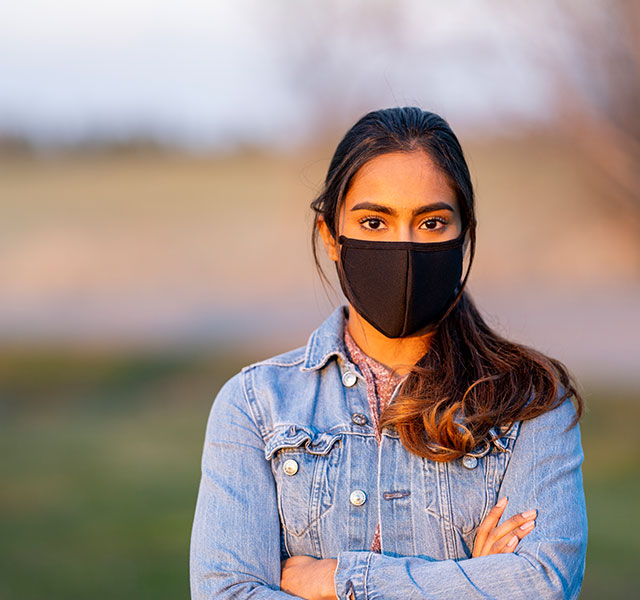
#> input picture mask-myths.jpg, 640 x 600 px
$ python facemask_detector-i2.py
#> lines starting #> are read from the running program, lines starting #| are printed output that depends on the picture; after the words box and inside, x2 and y2 are one past the last pixel; in counts of white or black regions, pixels touching at a corner belong together
# Made by KodeHak

import cv2

# Face, nose, and mouth classifier
face_detector = cv2.CascadeClassifier('haarcascade_frontalface_default.xml')
nose_detector = cv2.CascadeClassifier('Nariz.xml')
mouth_detector = cv2.CascadeClassifier('Mouth.xml')

# Choose an image to detect nose and mouth in
img = cv2.imread('mask-myths.jpg')
#> img is the input picture: shape (600, 640, 3); mean B, G, R 141.5, 146, 159.6

# Must convert to grayscale
grayscale_img = cv2.cvtColor(img, cv2.COLOR_RGB2GRAY)
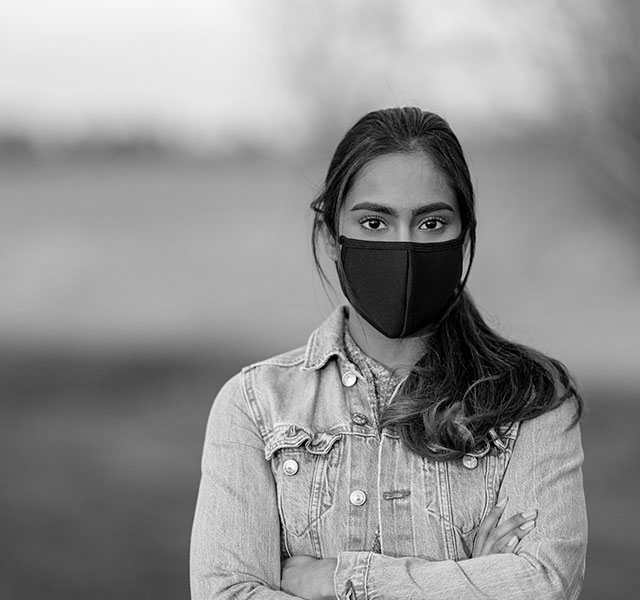
#> grayscale_img: shape (600, 640); min 0, max 255, mean 146.2

# Detect faces
faces = face_detector.detectMultiScale(grayscale_img)
#> faces = [[329, 162, 145, 145]]

# Find the faces
for (x, y, w, h) in faces:
    # Draw rectangle around the faces
    cv2.rectangle(img, (x, y), (x+w, y+h), (100, 200, 50), 4)

    # Get the faces
    the_face = img[y:y + h, x:x + w]
    # Convert to grayscale
    grayscale_face = cv2.cvtColor(the_face, cv2.COLOR_RGB2GRAY)

    # Detect nose
    nose = nose_detector.detectMultiScale(grayscale_face, scaleFactor=1.2, minNeighbors=8)

    # Detect mouth
    mouth = mouth_detector.detectMultiScale(grayscale_face, scaleFactor=1.7, minNeighbors=30)

    # Label face as either no mask on, 50% mask on, or full mask on
    if len(nose) == 0 and len(mouth) == 0:
        cv2.putText(img, 'FM on', (x, y + h + 40), fontScale=3, fontFace=cv2.FONT_HERSHEY_PLAIN, color=(255, 255, 255))

    elif len(nose) > 0 and len(mouth) == 0:
        cv2.putText(img, 'FM 50%', (x, y + h + 40), fontScale=3, fontFace=cv2.FONT_HERSHEY_PLAIN, color=(255, 255, 255))

    elif len(nose) == 0 and len(mouth) > 0:
        cv2.putText(img, 'FM 50%', (x, y + h + 40), fontScale=3, fontFace=cv2.FONT_HERSHEY_PLAIN, color=(255, 255, 255))

    else:
        cv2.putText(img, 'No FM on', (x, y + h + 40), fontScale=3, fontFace=cv2.FONT_HERSHEY_PLAIN,
                        color=(255, 255, 255))
#> this loop made 1 pass
#> pass 1, `the_face = img[y:y + h, x:x + w]`:
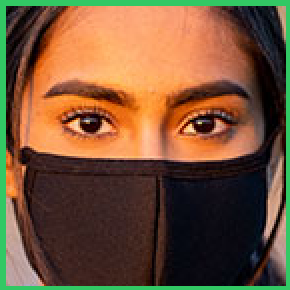
#> the_face: shape (145, 145, 3) (shown 2 times larger); mean B, G, R 55.9, 83.4, 116.5
#> pass 1, `grayscale_face = cv2.cvtColor(the_face, cv2.COLOR_RGB2GRAY)`:
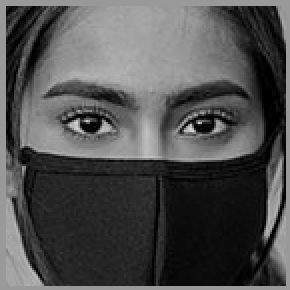
#> grayscale_face: shape (145, 145) (shown 2 times larger); min 0, max 214, mean 79
#> after the loop:
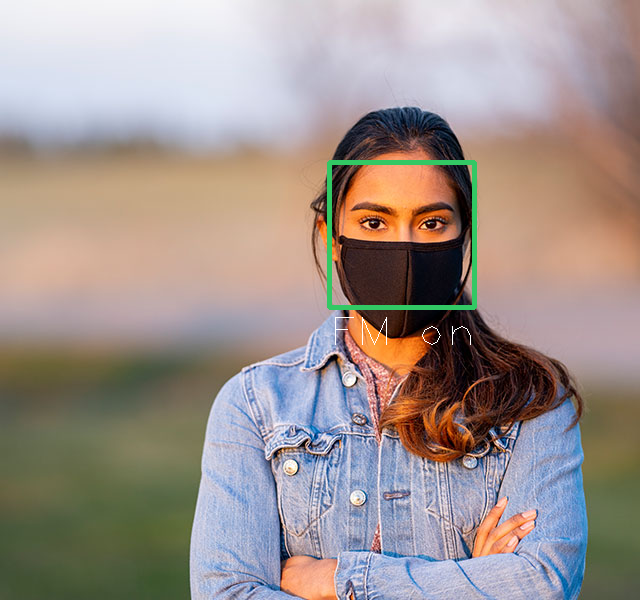
#> img: shape (600, 640, 3); 0.82% of pixels changed, all inside (x1, y1, x2, y2) = (327, 160, 477, 345)

# Display the img with faces
cv2.imshow('KodeHak face mask Detector', img)
cv2.waitKey()

# Cleanup
cv2.destroyAllWindows()

print("Code Completed")
